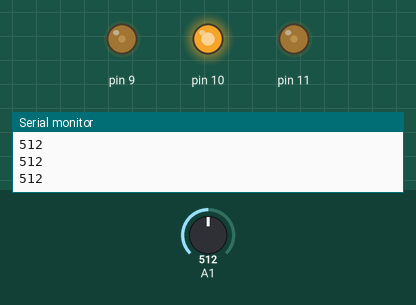
Simulated run of this sketch. Board: Arduino Uno, built with avr-gcc and run on an emulated ATmega328P. Shown: output pins drawn as LEDs (lit = HIGH), the last lines printed to the serial monitor. The inputs (shaded band) are chosen by the test bench; at power-on: A1 = 512.

Above: at 1.2 s.
1.3 s: A1 set to 683
2.8 s: A1 set to 717
At 4.0 s:
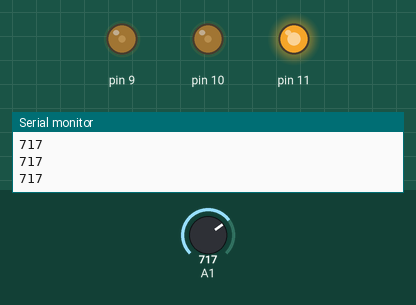
4.3 s: A1 set to 511
At 5.4 s:
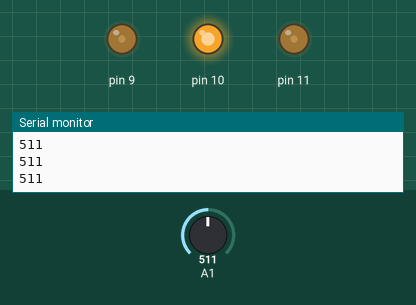
5.8 s: A1 set to 716
At 6.7 s:
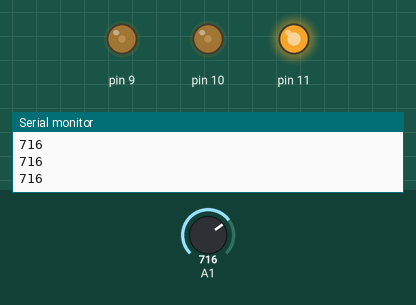
Timing chart, 0 to 8.3 s (numbered marks = the images above; inputs shaded):
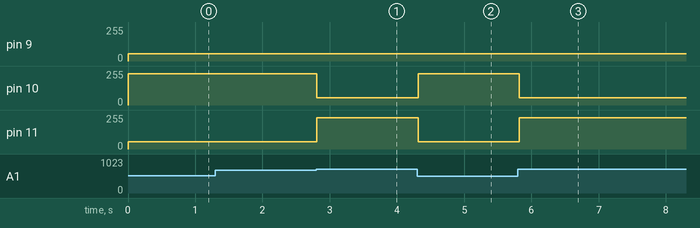

Measured:
- the behaviour switches between 700 and 701 on A1 (found by bisection; images 0 and 1)
- after the input at 2.8 s, pin 10: 235/255 → 55/255 at once; pin 11: 55/255 → 235/255 at once
- after the input at 4.3 s, pin 10: 55/255 → 235/255 at once; pin 11: 235/255 → 55/255 at once
- after the input at 5.8 s, pin 10: 235/255 → 55/255 at once; pin 11: 55/255 → 235/255 at once

The sketch:

1-11.ino
```cpp
const int dark = 300;
const int middledark = 700;

void setup()
{
    pinMode(A1, INPUT);

    pinMode(9, OUTPUT);
    pinMode(10, OUTPUT);
    pinMode(11, OUTPUT);

    Serial.begin(9600);
}

void loop()
{
    int lightValue = analogRead(A1);

    Serial.println(lightValue);

    if ((lightValue <= dark) && (lightValue >= middledark))
    {
        analogWrite(9, 229);
        analogWrite(10, 235);
        analogWrite(11, 52);
    }
    else if (lightValue <= middledark)
    {
        analogWrite(9, 55);
        analogWrite(10, 235);
        analogWrite(11, 55);
    }

    else
    {
        analogWrite(9, 55);
        analogWrite(10, 55);
        analogWrite(11, 235);
    }

    delay(100);
}
```
